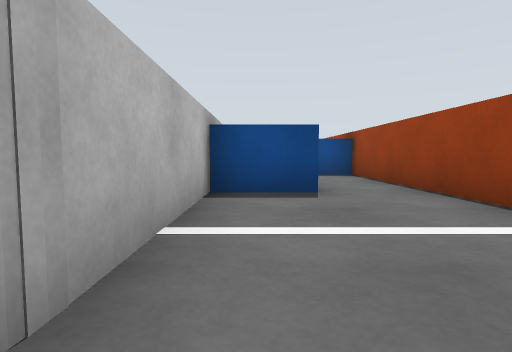
view 1 (above)

18 first-person views from a walk through a world built for the Gazebo simulator. The camera is 0.14 m above the floor, tilts 4° down and sees 80° across. The floor is counted in squares, 0.25 m on a side. Each view is taken from the middle of a square. On the plan, view 1 faces up. The plan holds only what a view shows up to about 9 squares ahead; the rest is blank. The place goes on beyond the plan.

view 2
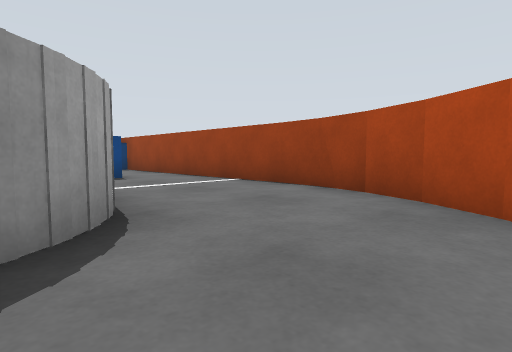

view 3
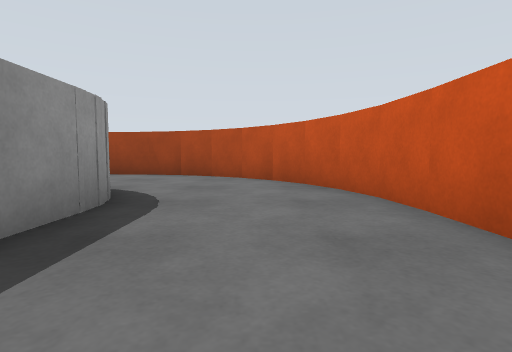

view 4
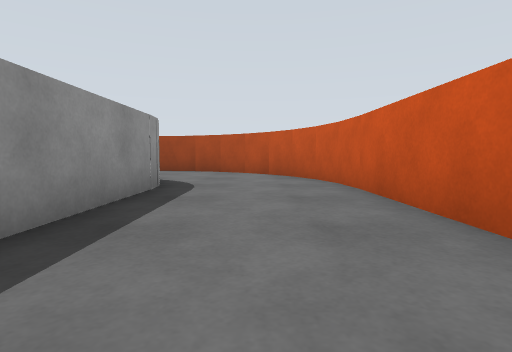

view 5
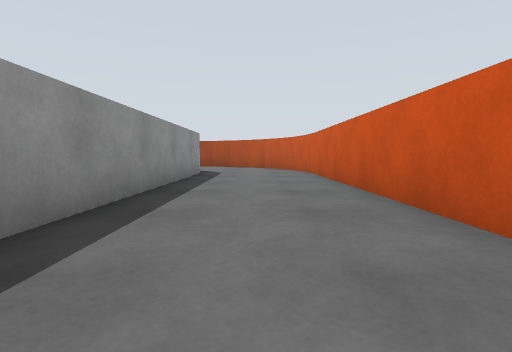

view 6
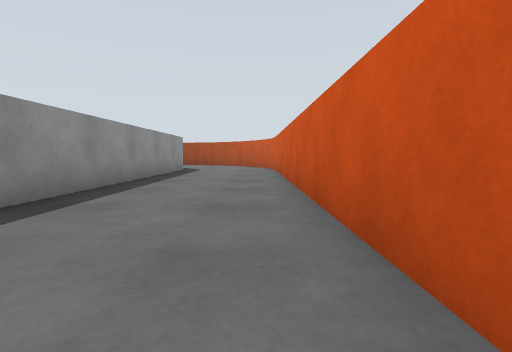

view 7
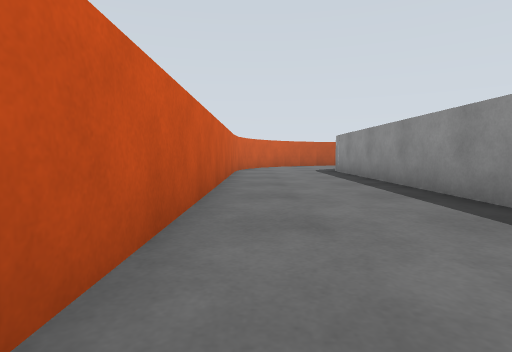

view 8
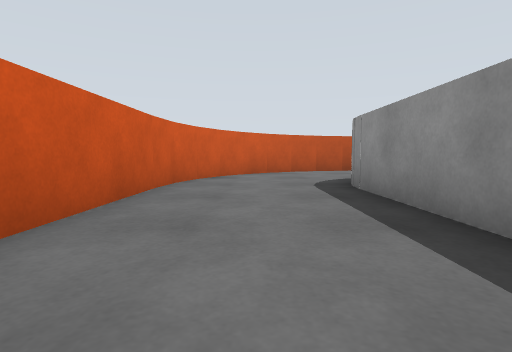

view 9
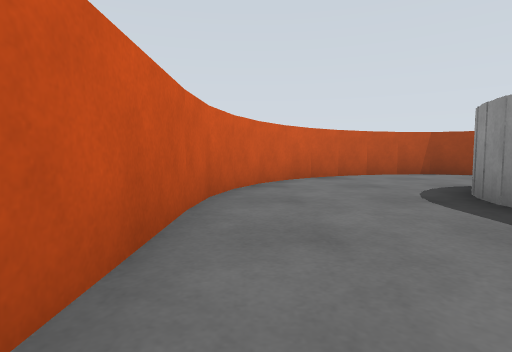

view 10
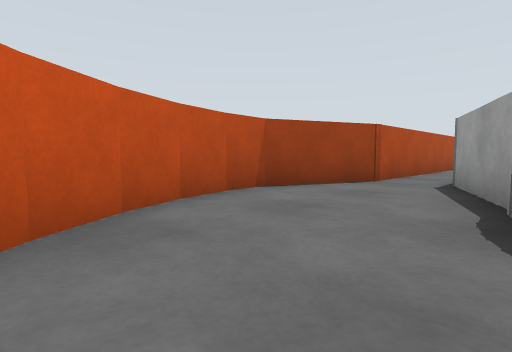

view 11
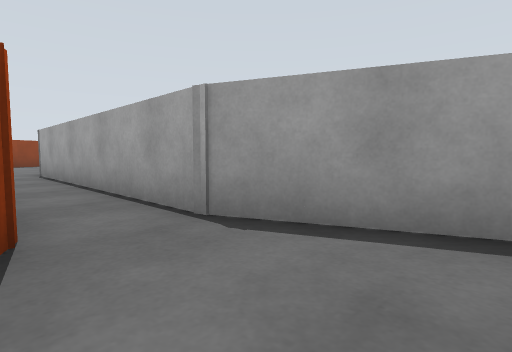

view 12
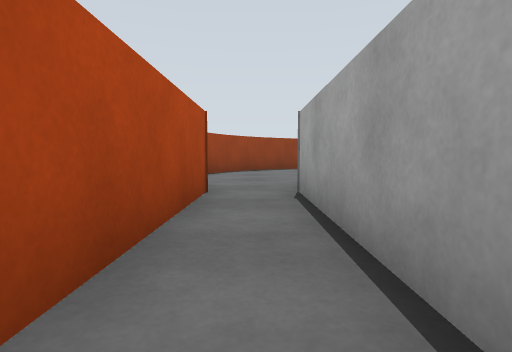

view 13
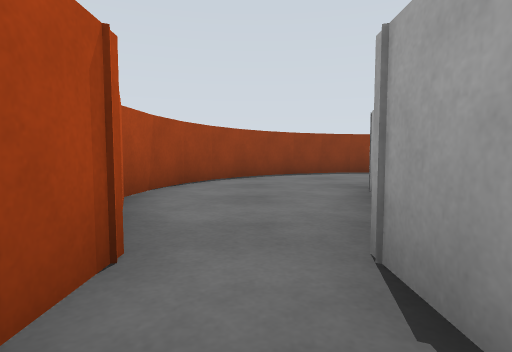

view 14
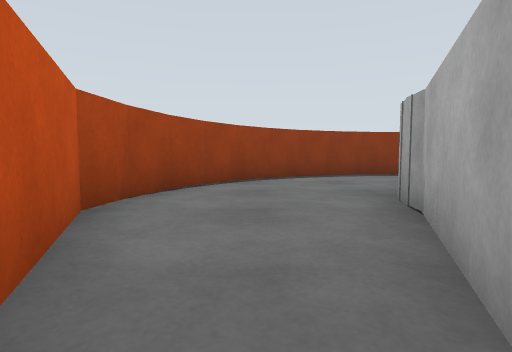

view 15
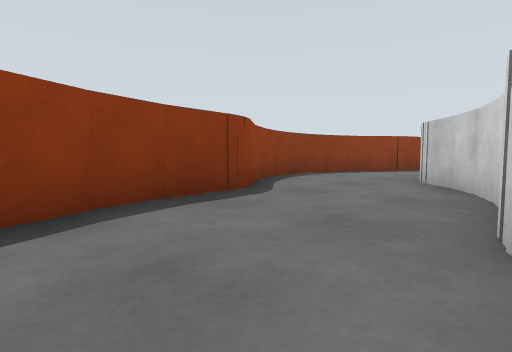

view 16
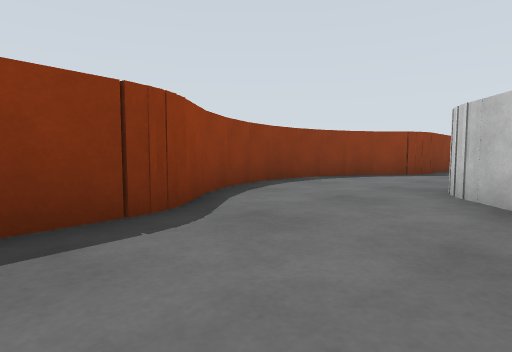

view 17
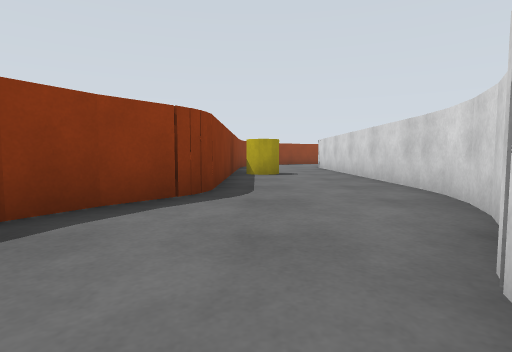

view 18
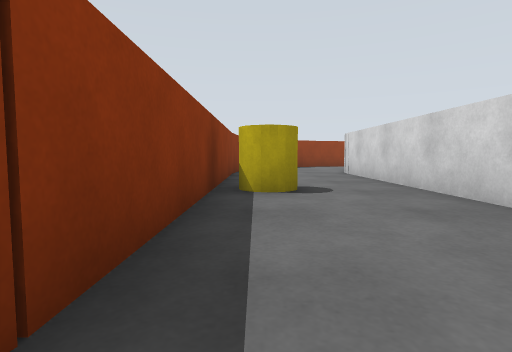

### Floor plan
Points are (right, up) in squares from view 1. A wall is a line through its corners. A room is listed if a view was taken in it or the views show most of it. See-through windows are left out.
Room 1 (views 1, 2, 3, 4, 5, 6, 7, 8, 9, 10, 11, 12, 13, 14, 15, 16, 17, 18)
walls: (-11.9, 15.3) (-3, 15.3); (-12.6, 15.6) (-11.7, 15.3); (-11.1, 18.7) (-11.6, 18.8) (-12, 19.1); (-13.3, 15.9) (-12.5, 15.5); (-13.7, 16.1) (-13.2, 15.8); (-12.7, 19.7) (-13.6, 20.2); (-13.3, 20.1) (-14.3, 20.4); (-14.2, 20.4) (-15.2, 20.6); (-16.5, 16.7) (-15.9, 17); (-15, 20.5) (-16, 20.5); (-17.2, 16.2) (-16.3, 17) (-15.7, 17.2); (-15.9, 20.6) (-16.8, 20.4) (-17.6, 20.1); (-2.9, 18.7) (-11.3, 18.7) (-11.8, 18.9) (-12.8, 19.8); (-17.9, 15.8) (-17.1, 16.3); (-17.5, 20.2) (-18.4, 19.7); (-18.6, 15.5) (-17.8, 15.9); (-18.9, 15.4) (-18.4, 15.6); (-18.3, 19.7) (-19.3, 18.9) (-19.8, 18.7); (-19, 19.1) (-19.5, 18.8) (-20, 18.7); (-19.6, 18.7) (-21.1, 18.7); (-20.9, 18.6) (-22, 18.3); (-21.9, 18.4) (-22.9, 17.9); (-22.4, 13.2) (-22.2, 13.9); (-22.8, 18) (-23.7, 17.3); (-23.6, 17.4) (-24.4, 16.6); (-24.4, 16.7) (-25, 15.8); (-0.7, 4.6) (-0.7, 0.5) (-1.1, -0.3) (-1.8, -1.1); (-25, 15.9) (-25.4, 15) (-25.7, 13.9); (-25.7, 14) (-25.7, 13) (-24.7, 10.6) (-24.7, 3.4) (-25.7, 1) (-25.7, 0) (-25.4, -1.1); (-13.1, -1.3) (-20.5, -1.3) (-21.3, -0.9); (-0.9, -0.1) (-1.6, -1) (-2.8, -1.3); (-1.4, -0.6) (-1.8, -0.9); (-1.5, -0.8) (-2.5, -1.3) (-10.9, -1.3); (-22.3, 1) (-23.3, 3.4) (-23.3, 10.6) (-22.3, 13) (-22.3, 13.6); (-20.3, -1.3) (-20.9, -1.1); (2.7, -0.1) (2.7, 8.6); (2.3, -1.1) (2.6, 0); (1.9, -1.9) (2.4, -0.9); (1.3, -2.7) (2, -1.8); (-2, -4.6) (-1.1, -4.4) (-0.1, -3.9); (0.6, -3.4) (1.4, -2.6); (-0.2, -4) (0.7, -3.4); (-25.4, -0.9) (-25, -1.9); (-25.1, -1.7) (-24.4, -2.7); (-21.1, -4.7) (-2, -4.7); (-22, -4.3) (-21, -4.6); (-24.5, -2.6) (-23.7, -3.4); (-23.8, -3.3) (-22.8, -4); (-23, -3.9) (-22, -4.4)
objects: yellow cylinder (-7, 17) to (-7, 18); blue box (0, 5) to (1, 5); blue box (1, 9) to (2, 9)

Positions as (right, up) in squares from view 1, and headings:
1: (0, 0), facing up
2: (-2, -3), facing up-right
3: (-6, -3), facing right
4: (-8, -3), facing right
5: (-12, -3), facing right
6: (-14, -4), facing right
7: (-10, -4), facing left
8: (-15, -3), facing left
9: (-17, -4), facing left
10: (-22, -3), facing up-left
11: (-25, 1), facing up-right
12: (-24, 6), facing up
13: (-24, 9), facing up
14: (-24, 10), facing up
15: (-23, 15), facing up-right
16: (-21, 16), facing up-right
17: (-16, 18), facing right
18: (-12, 18), facing right
